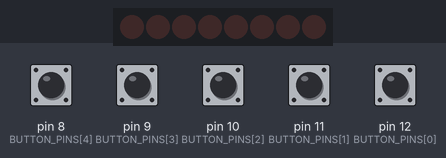
A sketch run on a simulated Arduino Uno, built with avr-gcc and run on an emulated ATmega328P. On the bench: 8 shift-register outputs drawn as a row of LEDs (first output left, lit = HIGH). Wiring (inferred from the names in the program): shift register (74HC595): data pin 4; shift clock pin 2; latch pin 3. Wiring (inferred from the signals the program sends): row of LEDs: on Q0, Q1, Q2, Q3, Q4, Q5, Q6, Q7. Inputs (shaded band) come from the test bench; at power-on: pin 8 (BUTTON_PINS[4]), pin 9 (BUTTON_PINS[3]), pin 10 (BUTTON_PINS[2]), pin 11 (BUTTON_PINS[1]), pin 12 (BUTTON_PINS[0]) HIGH.

Above: at 1.2 s.
1.3 s: pin 9 (BUTTON_PINS[3]) pulled LOW for 0.15 s
At 1.8 s:
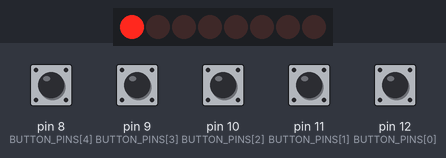
4.4 s: pin 12 (BUTTON_PINS[0]) pulled LOW for 0.15 s
At 5.1 s:
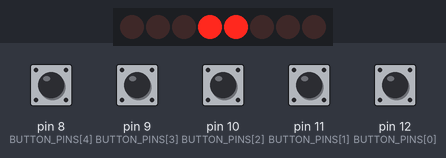
7.5 s: pin 8 (BUTTON_PINS[4]) pulled LOW for 0.15 s
At 8.4 s:
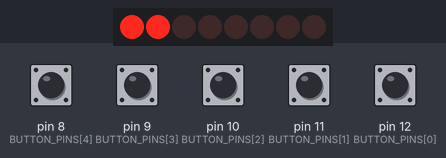
9.1 s: pin 10 (BUTTON_PINS[2]) pulled LOW for 0.15 s
At 9.6 s:
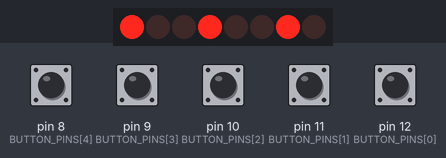
12.1 s: pin 8 (BUTTON_PINS[4]) pulled LOW for 1 s
At 12.9 s:
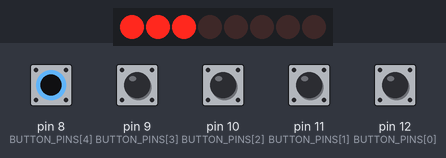
Timing chart, 0 to 15.6 s (numbered marks = the images above; inputs shaded):
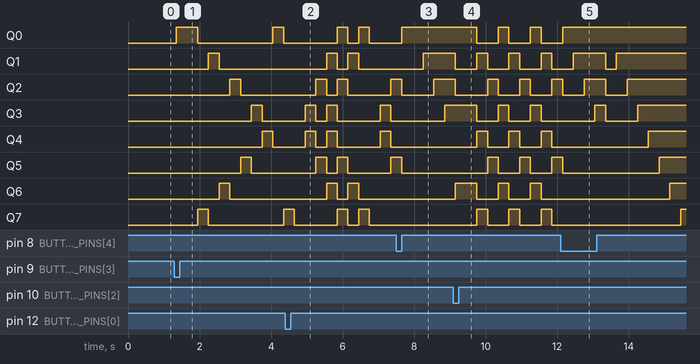

Measured:
- after the input at 1.3 s, Q0: LOW → HIGH after 0.05 s, → LOW 0.60 s later, → HIGH 2.1 s later, → LOW 0.30 s later; Q1: LOW → HIGH after 0.95 s, → LOW 0.30 s later; Q2: LOW → HIGH after 1.6 s, → LOW 0.30 s later; Q3: LOW → HIGH after 2.2 s, → LOW 0.30 s later; Q4: LOW → HIGH after 2.5 s, → LOW 0.30 s later

The sketch:

blinker.ino
```cpp
#include <Bounce2.h>

#define NUM_OF_BUTTONS 5
#define BUTTON_1_INDEX 0
#define BUTTON_2_INDEX 1
#define BUTTON_3_INDEX 2
#define BUTTON_4_INDEX 3
#define BUTTON_5_INDEX 4
#define DS_pin 4
#define STCP_pin 3
#define SHCP_pin 2
#define numOfRows(x) (sizeof (x) / sizeof (x[0]))

const uint8_t BUTTON_PINS[NUM_OF_BUTTONS] = {12, 11, 10, 9, 8};
uint8_t previousButtonStates[NUM_OF_BUTTONS] = {HIGH, HIGH, HIGH, HIGH, HIGH};
uint8_t buttonStateChanges[NUM_OF_BUTTONS] = {HIGH, HIGH, HIGH, HIGH, HIGH};
Bounce * buttonDebouncers = new Bounce[NUM_OF_BUTTONS];
uint8_t activeButtonIndex = 99;

unsigned long previousMillis = 0;
const long interval = 300;

int lastAnimatedRowIndex = 0;

int button1_animation[7][8] = {
  {0, 0, 0, 0, 0, 0, 0, 0},
  {0, 0, 0, 1, 1, 0, 0, 0},
  {0, 0, 1, 0, 0, 1, 0, 0},
  {0, 1, 0, 1, 1, 0, 1, 0},
  {1, 0, 1, 0, 0, 1, 0, 1},
  {0, 1, 0, 0, 0, 0, 1, 0},
  {1, 0, 0, 0, 0, 0, 0, 1}
};

int button2_animation[15][8] = {
  {1, 0, 0, 0, 0, 0, 0, 0},
  {0, 1, 0, 0, 0, 0, 0, 0},
  {0, 0, 1, 0, 0, 0, 0, 0},
  {0, 0, 0, 1, 0, 0, 0, 0},
  {0, 0, 0, 0, 1, 0, 0, 0},
  {0, 0, 0, 0, 0, 1, 0, 0},
  {0, 0, 0, 0, 0, 0, 1, 0},
  {0, 0, 0, 0, 0, 0, 0, 1},
  {0, 0, 0, 0, 0, 0, 1, 0},
  {0, 0, 0, 0, 0, 1, 0, 0},
  {0, 0, 0, 0, 1, 0, 0, 0},
  {0, 0, 0, 1, 0, 0, 0, 0},
  {0, 0, 1, 0, 0, 0, 0, 0},
  {0, 1, 0, 0, 0, 0, 0, 0},
  {1, 0, 0, 0, 0, 0, 0, 0}
};

int button3_animation[3][8] = {
  {1, 0, 0, 1, 0, 0, 1, 0},
  {0, 1, 0, 0, 1, 0, 0, 1},
  {0, 0, 1, 0, 0, 1, 0, 0}
};

int button4_animation[8][8] = {
  {1, 0, 0, 0, 0, 0, 0, 0},
  {0, 0, 0, 0, 0, 0, 0, 1},
  {0, 1, 0, 0, 0, 0, 0, 0},
  {0, 0, 0, 0, 0, 0, 1, 0},
  {0, 0, 1, 0, 0, 0, 0, 0},
  {0, 0, 0, 0, 0, 1, 0, 0},
  {0, 0, 0, 1, 0, 0, 0, 0},
  {0, 0, 0, 0, 1, 0, 0, 0}
};

int button5_animation[16][8] = {
  {1, 0, 0, 0, 0, 0, 0, 0},
  {1, 1, 0, 0, 0, 0, 0, 0},
  {1, 1, 1, 0, 0, 0, 0, 0},
  {1, 1, 1, 1, 0, 0, 0, 0},
  {1, 1, 1, 1, 1, 0, 0, 0},
  {1, 1, 1, 1, 1, 1, 0, 0},
  {1, 1, 1, 1, 1, 1, 1, 0},
  {1, 1, 1, 1, 1, 1, 1, 1},
  {1, 1, 1, 1, 1, 1, 1, 0},
  {1, 1, 1, 1, 1, 1, 0, 0},
  {1, 1, 1, 1, 1, 0, 0, 0},
  {1, 1, 1, 1, 0, 0, 0, 0},
  {1, 1, 1, 0, 0, 0, 0, 0},
  {1, 1, 0, 0, 0, 0, 0, 0},
  {1, 0, 0, 0, 0, 0, 0, 0},
  {0, 0, 0, 0, 0, 0, 0, 0}
};

void setup() {
  for (int i = 0; i < NUM_OF_BUTTONS; i++) {
    buttonDebouncers[i].attach(BUTTON_PINS[i], INPUT_PULLUP);
    buttonDebouncers[i].interval(50);
  }
  pinMode(DS_pin, OUTPUT);
  pinMode(STCP_pin, OUTPUT);
  pinMode(SHCP_pin, OUTPUT);
}

void readButtons() {

  for (int i = 0; i < NUM_OF_BUTTONS; i++)  {
    buttonDebouncers[i].update();
    int currentButtonState = buttonDebouncers[i].read();

    if(previousButtonStates[i] != currentButtonState) {
      if(currentButtonState == LOW) {
        buttonStateChanges[i] = LOW;
      }
      activeButtonIndex = i;
      lastAnimatedRowIndex = 0;

    }
    previousButtonStates[i] = currentButtonState;
  }

}

void writeRowToShiftRegister(int animationMatrix[][8], int index) {
  digitalWrite(STCP_pin, LOW);
  for (int i = 7; i >= 0; i--) {
    digitalWrite(SHCP_pin, LOW);
    digitalWrite(DS_pin, animationMatrix[index][i]);
    digitalWrite(SHCP_pin, HIGH);
  }
  digitalWrite(STCP_pin, HIGH);
}

void animateRow(int animationMatrix[][8], size_t rowSize, int rowIndex) {
  int rowIndexToAnimate = rowIndex % rowSize;
  writeRowToShiftRegister(animationMatrix, rowIndexToAnimate);
}

void animate(int animationMatrix[][8], size_t rowSize) {
  unsigned long currentMillis = millis();
  if (currentMillis - previousMillis >= interval) {
    previousMillis = currentMillis;
    animateRow(animationMatrix, rowSize, lastAnimatedRowIndex++);
  }
}

void loop() {

  readButtons();

  if(activeButtonIndex == BUTTON_1_INDEX) {
    animate(button1_animation, numOfRows(button1_animation));
  } else if(activeButtonIndex == BUTTON_2_INDEX) {
    animate(button2_animation, numOfRows(button2_animation));
  } else if(activeButtonIndex == BUTTON_3_INDEX) {
    animate(button3_animation, numOfRows(button3_animation));
  } else if(activeButtonIndex == BUTTON_4_INDEX) {
    animate(button4_animation, numOfRows(button4_animation));
  } else if(activeButtonIndex == BUTTON_5_INDEX) {
    animate(button5_animation, numOfRows(button5_animation));
  }
  buttonStateChanges[activeButtonIndex] = HIGH;

}
```
